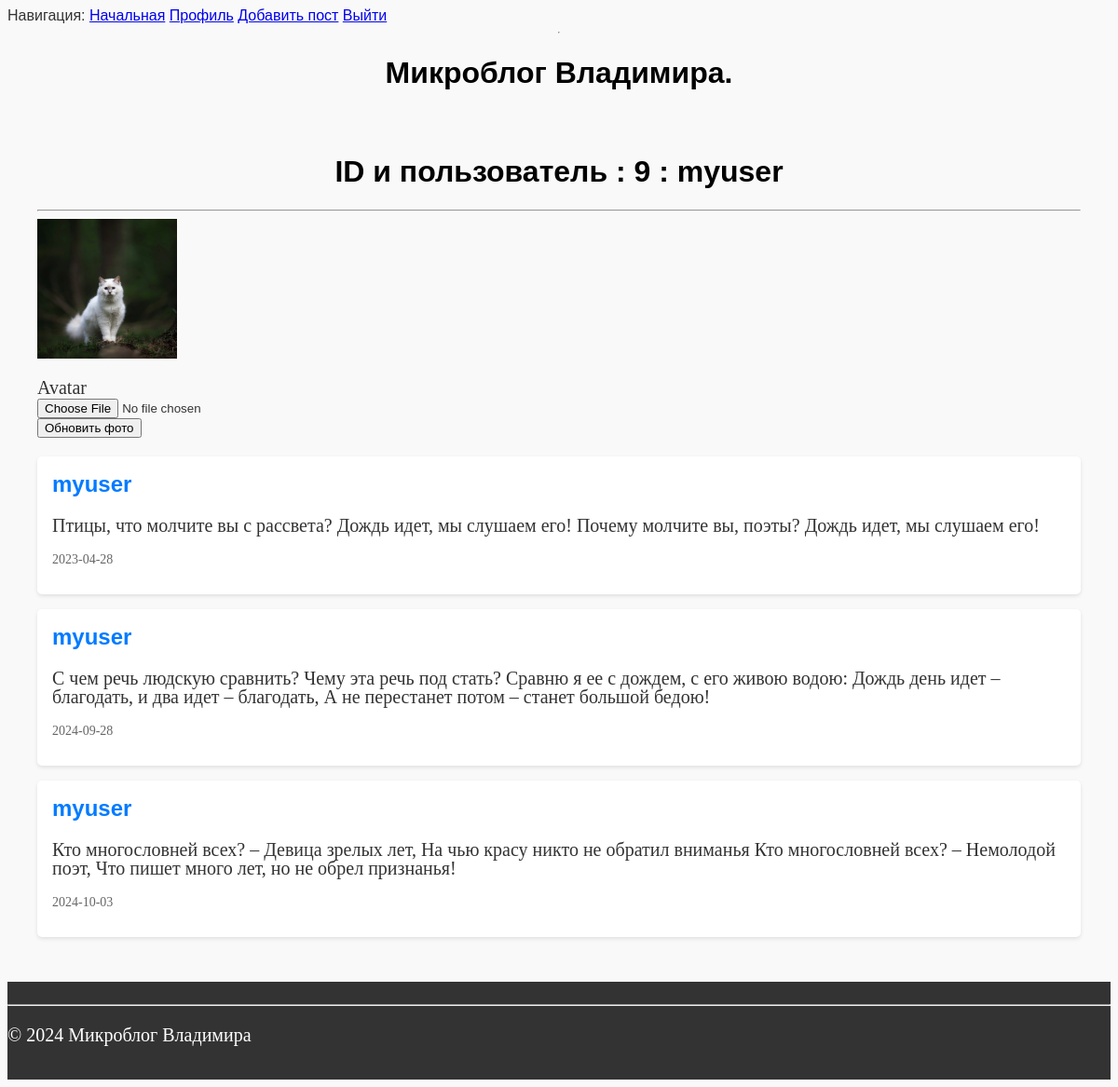
Before: /user/myuser (signed in) with the older database file.
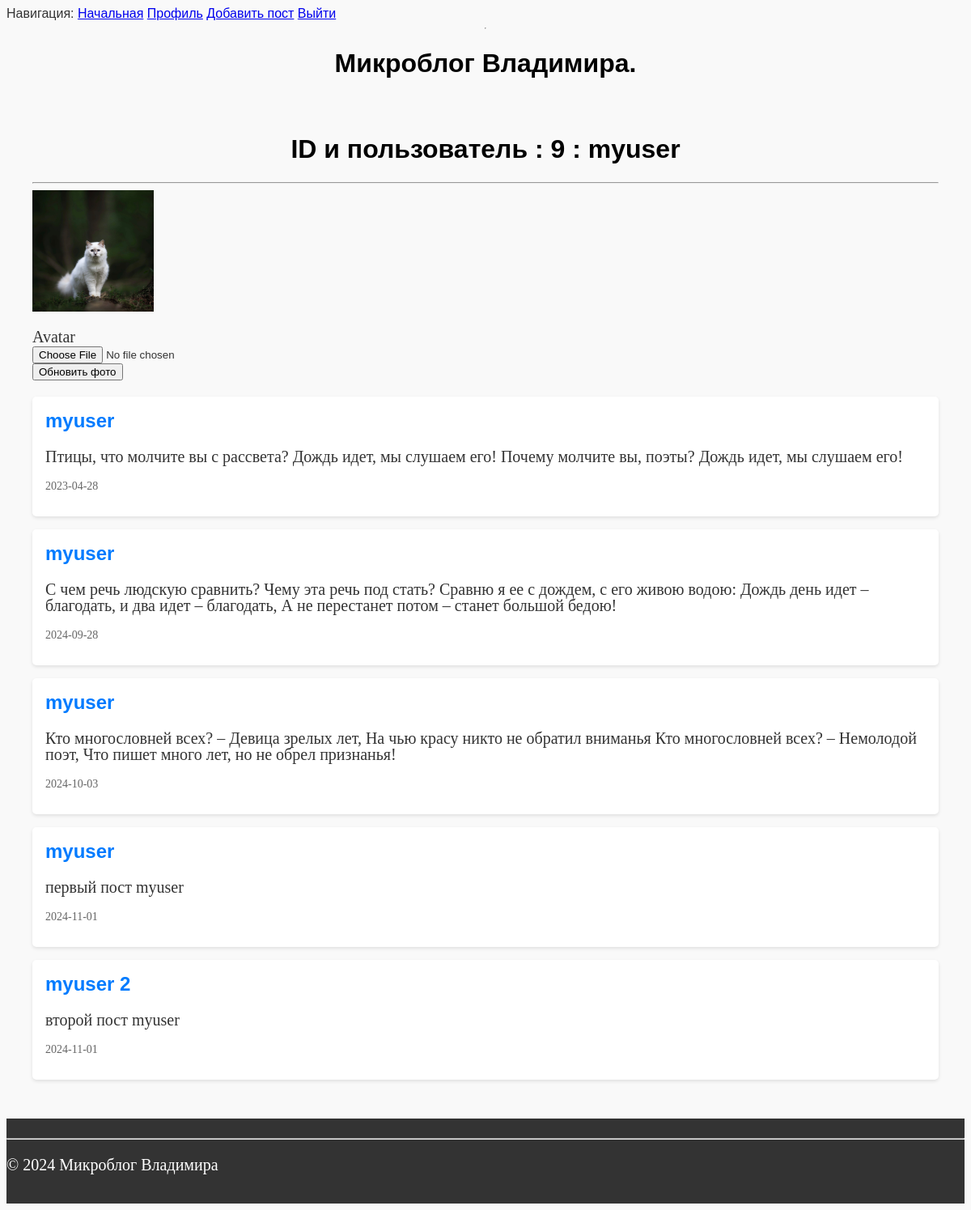
After: the same page with the newer database file.
### app/models.py (models this page shows, shortened)
class User(UserMixin, db.Model):
    id = db.Column(db.Integer, primary_key=True)
    username = db.Column(db.String(80), unique=True, nullable=False)
    email = db.Column(db.String(120), unique=True, nullable=False)
    password_hash = db.Column(db.String(128), nullable=False)
    avatar = db.Column(db.String(120), default='default_avatar.png')
    def avatar_url(self):
        if self.avatar:
            return url_for('static', filename=f'avatars/{self.avatar}')
        return url_for('static', filename='avatars/default_avatar.png')

class Post(db.Model):
    id = db.Column(db.Integer, primary_key=True)
    title = db.Column(db.String(120), nullable=False)
    text = db.Column(db.Text, nullable=False)
    date = db.Column(db.Text, nullable=False)
    user_id = db.Column(db.Integer, db.ForeignKey('user.id'), nullable=False)
    user = db.relationship('User', backref=db.backref('posts', lazy=True))

### app/routes.py (the view, shortened to what this page needs)
@app.route('/user/<username>',methods=['GET', 'POST'])
@login_required
def user(username):
    user = db.first_or_404(sa.select(User).where(User.username == username))
    posts = Post.query.filter_by(user_id=user.id).all()
    form = UpdateAvatarForm()
    return render_template('user.html', user=user, form=form, posts=posts)

### app/forms.py
class UpdateAvatarForm(FlaskForm):
    avatar = FileField('Avatar', validators=[FileAllowed(['jpg', 'png'], 'Только изображения!')])
    submit = SubmitField('Обновить фото')

### app/models.py (called while the page is built)
@login.user_loader
def load_user(id):
    return db.session.get(User, int(id))

### app/templates/user.html (shortened to what this page needs)
{% extends "base.html" %}
{% block content %}
    <h1>ID и пользователь : {{ user.id }} : {{ user.username }}</h1>
    <hr>
    <img src="{{ user.avatar_url() }}" alt="{{ user.username }}'s avatar" width="150" height="150">
    <form action="" method="post" enctype="multipart/form-data">
            <p>
                {{ form.avatar.label }}<br>
                {{ form.avatar() }} <br>
                {{ form.submit() }}
    </form>
    {% for post in posts %}
    <article class="post">
        <h2>{{ post.title }} </h2>
        <p>{{ post.text }}</p>
        <p class="post-meta">{{ post.date }}</p>
    </article>
    {% endfor %}
{% endblock %}

### app/templates/base.html (shortened to what this page needs)
<doctype html>
  <html>
      <head>
          <link rel="stylesheet" type="text/css" href="{{ url_for('static', filename='css/style.css') }}">
      </head>
      <body>
        <div class="wrapper">
        <div>Навигация:
            <a href="/index">Начальная</a>
            {% if current_user.is_anonymous %}
                <a href="/login">Войти</a>
            {% else %}
                <a href="{{ url_for('user', username=current_user.username) }}">Профиль</a>
                <a href="/add_post">Добавить пост</a>
                <a href="/logout">Выйти</a>
            {% endif %}
        </div>
        <hr>
          <header>
              <h1>Микроблог Владимира.</h1>
          </header>
          <main>
            {% block content %}{% endblock %}
          </main>
          <footer>
              <hr>
              <p>&copy; 2024 Микроблог Владимира</p>
          </footer>
          </div>
      </body>
  </html>
</doctype>

### app/static/css/style.css (style rules this page uses)
body { background-color: #f9f9f9; color: #333; font-family: "Arial", sans-serif }
h1 { color: black; text-align: center; }
p { font-family: Times New Roman; font-size: 20px; }
header { padding: 1rem 0; text-align: center; }
header h1 { margin: 0; font-size: 2rem; }
main { flex: 1; padding: 2rem; max-width: 1600px; margin: 0 auto; }
footer { background-color: #333; color: #fff; text-align: left; padding: 1rem 0; width: 100%; bottom: 0; }
.wrapper { display: flex; flex-direction: column; min-height: 100vh; }
.post { background-color: #fff; padding: 1rem; margin-bottom: 1rem; border-radius: 5px; box-shadow: 0 2px 4px rgba(0, 0, 0, 0.1) }
.post h2 { margin-top: 0; font-size: 1.5rem; color: #007BFF; }
.post p { line-height: 1.0; }
.post-meta { font-size: 0.875rem; color: #666; margin-top: 1rem; }

Changed rows visible on the page:
added Post: title "myuser", text "первый пост myuser", date "2024-11-01"
added Post: title "myuser 2", text "второй пост myuser", date "2024-11-01"
